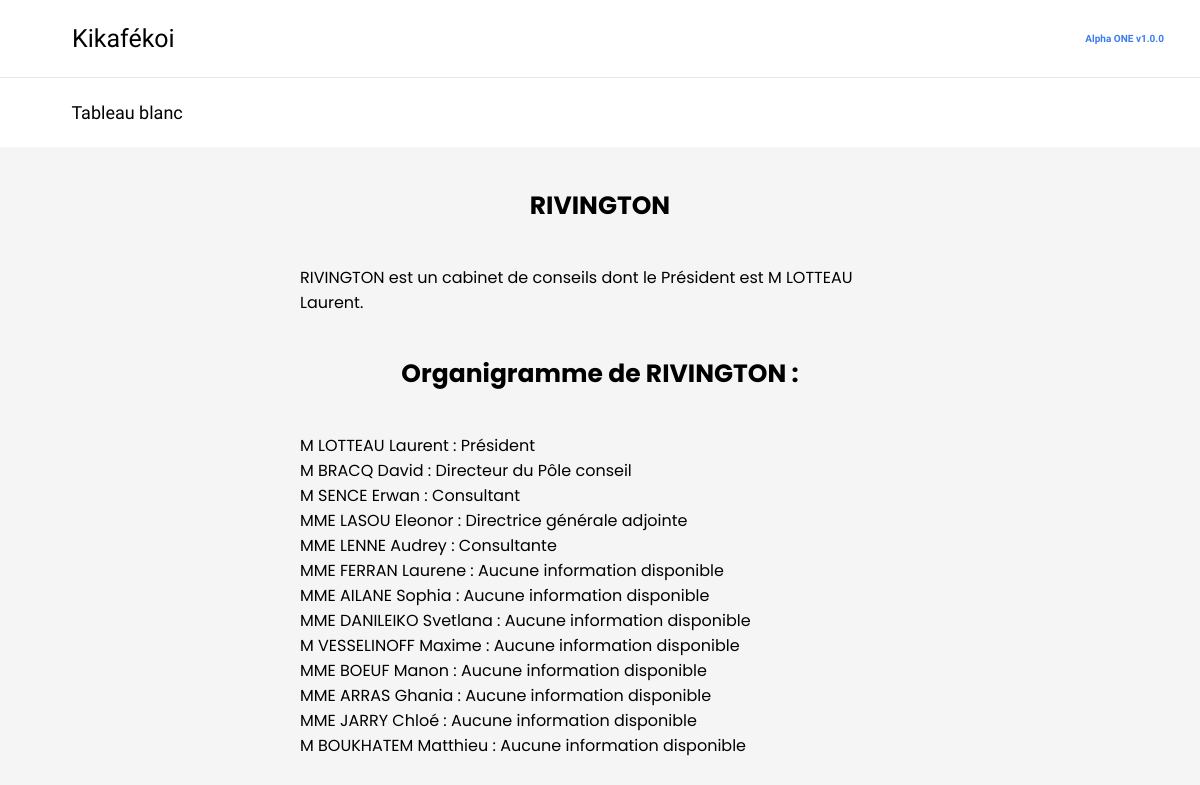
Screenshot of /rivington/ with the database file from the repository.
### hatvp_app/models.py (models this page shows, shortened)
class Organigramme(models.Model):
    fonction_collaborateur = models.TextField(max_length=300, null=True, blank=True)
    representants_id = models.IntegerField(null=True)
    collaborateur = models.TextField(max_length=300, null=True, blank=True)

### hatvp_app/views.py (the view)
# urls.py: path('rivington/', views.rivington, name = 'rivington'),
def rivington(request):
    template = 'hatvp_app/rivington.html'
    query = Organigramme.objects.filter(representants_id = 118)
    return render(request, template, {'items': query})

### hatvp_app/templates/hatvp_app/rivington.html (shortened to what this page needs)
{% load static %}
<!DOCTYPE html>
<html lang="fr">
<head>
    <link rel="stylesheet" href="{% static 'hatvp_app/css/index.css' %}">
    <link rel="stylesheet" href="{% static 'hatvp_app/css/affichage.css' %}">
</head>
<body>
    <header>
        <div id="header-container">
            <a id="logo" href="/">Kikafékoi</a>
            <p id="version">Alpha ONE v1.0.0</p>
        </div>
        <nav>
            <a href="/tableau_blanc">Tableau blanc</a>
        </nav>
    </header>
<body>
    <main>
        <h1>RIVINGTON</h1>
        <p>RIVINGTON est un cabinet de conseils dont le Président est M LOTTEAU Laurent.</p>
        <h1>Organigramme de RIVINGTON :</h1>
        {% for item in items %}
            <p>
                {{item.collaborateur}} : {{item.fonction_collaborateur}}
            </p>
        {% endfor %}
    </main>
</body>
</html>

### hatvp_app/static/hatvp_app/css/index.css (style rules this page uses)
body { padding: 0; margin: 0; }
html { font-size: 62.5%; height: 100%; }
a { text-decoration: none; }
p, h1, h2, h3 { margin: 0; }
body { background-color: #F5F5F5; }
header { background-color: #fff; }
main { margin: 10vh 0 0 0; font-family: 'Poppins', sans-serif; height: 75vh; }
header { font-family: 'Asap', sans-serif; }
#header-container { display: flex; align-items: center; }
#logo { flex: 1; margin: 3vh 6%; font-size: 2.5rem; color: black; }
#version { margin: 0 3%; color: #3A7CEF; font-weight: bold; }
nav { padding: 3vh 0 3vh 1%; border-top: solid 1px #EAE5E5; }
nav a { font-size: 1.8rem; padding: 0 3%; margin-left: 2%; color: black; }

### hatvp_app/static/hatvp_app/css/affichage.css (style rules this page uses)
main { width: 50%; margin: auto; }
h1 { text-align: center; margin: 5vh; font-size: 2.5rem; }
main p { font-size: 1.6rem; }

### rows the page displays
Organigramme: collaborateur "M LOTTEAU Laurent", fonction_collaborateur "Président"
Organigramme: collaborateur "M BRACQ David", fonction_collaborateur "Directeur du Pôle conseil"
Organigramme: collaborateur "M SENCE Erwan", fonction_collaborateur "Consultant"
Organigramme: collaborateur "MME LASOU Eleonor", fonction_collaborateur "Directrice générale adjointe"
Organigramme: collaborateur "MME LENNE Audrey", fonction_collaborateur "Consultante"
Organigramme: collaborateur "MME FERRAN Laurene", fonction_collaborateur "Aucune information disponible"
Organigramme: collaborateur "MME AILANE Sophia", fonction_collaborateur "Aucune information disponible"
Organigramme: collaborateur "MME DANILEIKO Svetlana", fonction_collaborateur "Aucune information disponible"
Organigramme: collaborateur "M VESSELINOFF Maxime", fonction_collaborateur "Aucune information disponible"
Organigramme: collaborateur "MME BOEUF Manon", fonction_collaborateur "Aucune information disponible"
Organigramme: collaborateur "MME ARRAS Ghania", fonction_collaborateur "Aucune information disponible"
Organigramme: collaborateur "MME JARRY Chloé", fonction_collaborateur "Aucune information disponible"
Organigramme: collaborateur "M BOUKHATEM Matthieu", fonction_collaborateur "Aucune information disponible"
